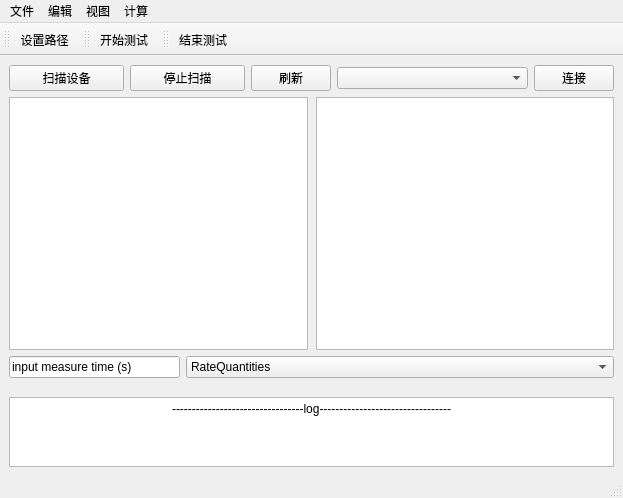
<?xml version="1.0" encoding="UTF-8"?>
<ui version="4.0">
 <class>MainWindow</class>
 <widget class="QMainWindow" name="MainWindow">
  <property name="geometry">
   <rect>
    <x>0</x>
    <y>0</y>
    <width>623</width>
    <height>498</height>
   </rect>
  </property>
  <property name="windowTitle">
   <string>XD GRF PRE</string>
  </property>
  <widget class="QWidget" name="centralwidget">
   <property name="sizePolicy">
    <sizepolicy hsizetype="Preferred" vsizetype="Preferred">
     <horstretch>0</horstretch>
     <verstretch>0</verstretch>
    </sizepolicy>
   </property>
   <layout class="QVBoxLayout" name="verticalLayout_2">
    <item>
     <layout class="QVBoxLayout" name="verticalLayout" stretch="2,20,2,1,3">
      <item>
       <layout class="QHBoxLayout" name="horizontalLayout_2" stretch="3,3,2,5,0">
        <item>
         <widget class="QPushButton" name="pushButton_startscan">
          <property name="text">
           <string>扫描设备</string>
          </property>
         </widget>
        </item>
        <item>
         <widget class="QPushButton" name="pushButton_stopscan">
          <property name="text">
           <string>停止扫描</string>
          </property>
         </widget>
        </item>
        <item>
         <widget class="QPushButton" name="pushButton_refresh">
          <property name="text">
           <string>刷新</string>
          </property>
         </widget>
        </item>
        <item>
         <widget class="QComboBox" name="comboBox_dotlist"/>
        </item>
        <item>
         <widget class="QPushButton" name="pushButton_connect">
          <property name="text">
           <string>连接</string>
          </property>
         </widget>
        </item>
       </layout>
      </item>
      <item>
       <layout class="QHBoxLayout" name="horizontalLayout">
        <property name="spacing">
         <number>8</number>
        </property>
        <item>
         <widget class="QChartView" name="graphicsView_acc"/>
        </item>
        <item>
         <widget class="QChartView" name="graphicsView_gyr"/>
        </item>
       </layout>
      </item>
      <item>
       <layout class="QHBoxLayout" name="horizontalLayout_3" stretch="2,5">
        <item>
         <widget class="QLineEdit" name="lineEdit_measuretime">
          <property name="text">
           <string>input measure time (s)</string>
          </property>
         </widget>
        </item>
        <item>
         <widget class="QComboBox" name="comboBox_meauremode">
          <item>
           <property name="text">
            <string>RateQuantities</string>
           </property>
          </item>
          <item>
           <property name="text">
            <string>HighFidelitywMag</string>
           </property>
          </item>
          <item>
           <property name="text">
            <string>ExtendedQuaternion</string>
           </property>
          </item>
          <item>
           <property name="text">
            <string>CompleteQuaternion</string>
           </property>
          </item>
          <item>
           <property name="text">
            <string>OrientationEuler</string>
           </property>
          </item>
          <item>
           <property name="text">
            <string>OrientationQuaternion</string>
           </property>
          </item>
          <item>
           <property name="text">
            <string>FreeAcceleration</string>
           </property>
          </item>
          <item>
           <property name="text">
            <string>ExtendedEuler</string>
           </property>
          </item>
          <item>
           <property name="text">
            <string>CompleteEuler</string>
           </property>
          </item>
          <item>
           <property name="text">
            <string>HighFidelity</string>
           </property>
          </item>
          <item>
           <property name="text">
            <string>DeltaQuantitieswMag</string>
           </property>
          </item>
          <item>
           <property name="text">
            <string>DeltaQuantities</string>
           </property>
          </item>
          <item>
           <property name="text">
            <string>RateQuantitieswMag</string>
           </property>
          </item>
          <item>
           <property name="text">
            <string>CustomMode1</string>
           </property>
          </item>
          <item>
           <property name="text">
            <string>CustomMode2</string>
           </property>
          </item>
          <item>
           <property name="text">
            <string>CustomMode3</string>
           </property>
          </item>
          <item>
           <property name="text">
            <string>CustomMode4</string>
           </property>
          </item>
          <item>
           <property name="text">
            <string>CustomMode5</string>
           </property>
          </item>
         </widget>
        </item>
       </layout>
      </item>
      <item>
       <spacer name="verticalSpacer">
        <property name="orientation">
         <enum>Qt::Vertical</enum>
        </property>
        <property name="sizeHint" stdset="0">
         <size>
          <width>13</width>
          <height>37</height>
         </size>
        </property>
       </spacer>
      </item>
      <item>
       <widget class="QTextBrowser" name="textBrowser">
        <property name="sizePolicy">
         <sizepolicy hsizetype="Expanding" vsizetype="Expanding">
          <horstretch>0</horstretch>
          <verstretch>0</verstretch>
         </sizepolicy>
        </property>
        <property name="minimumSize">
         <size>
          <width>599</width>
          <height>0</height>
         </size>
        </property>
        <property name="html">
         <string>&lt;!DOCTYPE HTML PUBLIC &quot;-//W3C//DTD HTML 4.0//EN&quot; &quot;http://www.w3.org/TR/REC-html40/strict.dtd&quot;&gt;
&lt;html&gt;&lt;head&gt;&lt;meta name=&quot;qrichtext&quot; content=&quot;1&quot; /&gt;&lt;meta charset=&quot;utf-8&quot; /&gt;&lt;style type=&quot;text/css&quot;&gt;
p, li { white-space: pre-wrap; }
hr { height: 1px; border-width: 0; }
li.unchecked::marker { content: &quot;\2610&quot;; }
li.checked::marker { content: &quot;\2612&quot;; }
&lt;/style&gt;&lt;/head&gt;&lt;body style=&quot; font-family:'Microsoft YaHei UI'; font-size:9pt; font-weight:400; font-style:normal;&quot;&gt;
&lt;p align=&quot;center&quot; style=&quot; margin-top:0px; margin-bottom:0px; margin-left:0px; margin-right:0px; -qt-block-indent:0; text-indent:0px;&quot;&gt;---------------------------------log---------------------------------&lt;/p&gt;
&lt;p style=&quot;-qt-paragraph-type:empty; margin-top:0px; margin-bottom:0px; margin-left:0px; margin-right:0px; -qt-block-indent:0; text-indent:0px;&quot;&gt;&lt;br /&gt;&lt;/p&gt;&lt;/body&gt;&lt;/html&gt;</string>
        </property>
       </widget>
      </item>
     </layout>
    </item>
   </layout>
  </widget>
  <widget class="QStatusBar" name="statusbar"/>
  <widget class="QMenuBar" name="menuBar">
   <property name="geometry">
    <rect>
     <x>0</x>
     <y>0</y>
     <width>623</width>
     <height>22</height>
    </rect>
   </property>
   <widget class="QMenu" name="menu_edit">
    <property name="title">
     <string>文件</string>
    </property>
    <addaction name="separator"/>
    <addaction name="action_open"/>
    <addaction name="action_export"/>
   </widget>
   <widget class="QMenu" name="menu_2">
    <property name="title">
     <string>编辑</string>
    </property>
   </widget>
   <widget class="QMenu" name="menu_3">
    <property name="title">
     <string>视图</string>
    </property>
    <addaction name="action_Acc"/>
    <addaction name="actionGyr"/>
    <addaction name="action_GRF"/>
   </widget>
   <widget class="QMenu" name="menu_analsys">
    <property name="title">
     <string>计算</string>
    </property>
    <widget class="QMenu" name="menuRUN">
     <property name="title">
      <string>RUN</string>
     </property>
     <addaction name="action_footfre"/>
     <addaction name="actionmean_Fz"/>
    </widget>
    <addaction name="menuRUN"/>
   </widget>
   <addaction name="menu_edit"/>
   <addaction name="menu_2"/>
   <addaction name="menu_3"/>
   <addaction name="menu_analsys"/>
  </widget>
  <widget class="QToolBar" name="toolBar">
   <property name="windowTitle">
    <string>toolBar</string>
   </property>
   <attribute name="toolBarArea">
    <enum>TopToolBarArea</enum>
   </attribute>
   <attribute name="toolBarBreak">
    <bool>false</bool>
   </attribute>
   <addaction name="action_setpath"/>
  </widget>
  <widget class="QToolBar" name="toolBar_2">
   <property name="windowTitle">
    <string>toolBar_2</string>
   </property>
   <attribute name="toolBarArea">
    <enum>TopToolBarArea</enum>
   </attribute>
   <attribute name="toolBarBreak">
    <bool>false</bool>
   </attribute>
   <addaction name="action_stm"/>
  </widget>
  <widget class="QToolBar" name="toolBar_3">
   <property name="windowTitle">
    <string>toolBar_3</string>
   </property>
   <attribute name="toolBarArea">
    <enum>TopToolBarArea</enum>
   </attribute>
   <attribute name="toolBarBreak">
    <bool>false</bool>
   </attribute>
   <addaction name="action_stop"/>
  </widget>
  <action name="action_3">
   <property name="text">
    <string>打开</string>
   </property>
  </action>
  <action name="action_open">
   <property name="text">
    <string>打开</string>
   </property>
  </action>
  <action name="action_export">
   <property name="text">
    <string>导出</string>
   </property>
  </action>
  <action name="action_stm">
   <property name="text">
    <string>开始测试</string>
   </property>
  </action>
  <action name="action_stop">
   <property name="text">
    <string>结束测试</string>
   </property>
  </action>
  <action name="action_setpath">
   <property name="text">
    <string>设置路径</string>
   </property>
  </action>
  <action name="action_Acc">
   <property name="text">
    <string>加速度</string>
   </property>
  </action>
  <action name="actionGyr">
   <property name="text">
    <string>角速度</string>
   </property>
  </action>
  <action name="action_footfre">
   <property name="text">
    <string>_footfre</string>
   </property>
  </action>
  <action name="actionmean_Fz">
   <property name="text">
    <string>mean_Fz</string>
   </property>
  </action>
  <action name="action_GRF">
   <property name="text">
    <string>_GRF</string>
   </property>
  </action>
 </widget>
 <customwidgets>
  <customwidget>
   <class>QChartView</class>
   <extends>QGraphicsView</extends>
   <header>qchartview.h</header>
  </customwidget>
 </customwidgets>
 <resources/>
 <connections/>
</ui>
